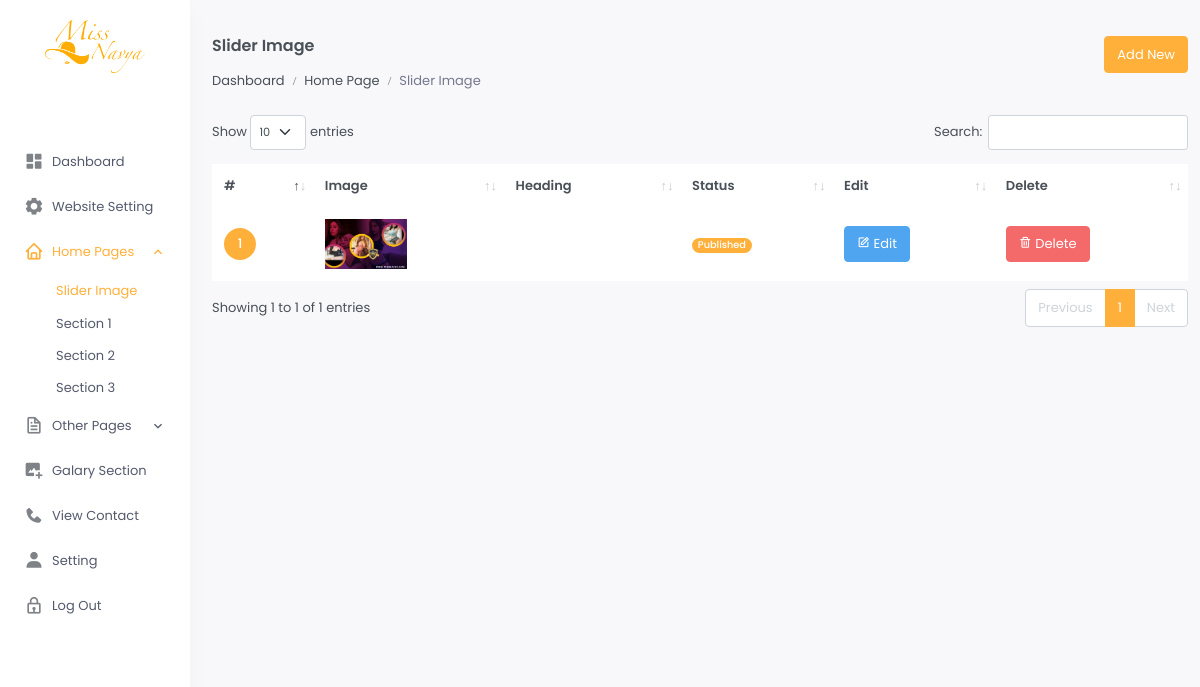
The app's page /admin/slider.php (signed in) with its own data.
### tables this page shows
CREATE TABLE `websiteslider` (
  `id` int(11) NOT NULL,
  `image` text NOT NULL,
  `heading` varchar(250) NOT NULL,
  `content` text NOT NULL,
  `date` varchar(20) NOT NULL,
  `status` enum('0','1') NOT NULL
);

### admin/slider.php (the view, shortened to what this page needs)
<?php
include_once("configuration/functions.php");
?>
<!doctype html>
<html lang="en">
<head>
<?php include 'css.php'; ?>
<link href="assets/libs/datatables.net-bs4/css/dataTables.bootstrap4.min.css" rel="stylesheet" type="text/css" />
<link href="assets/libs/datatables.net-buttons-bs4/css/buttons.bootstrap4.min.css" rel="stylesheet" type="text/css" />
<link href="assets/libs/datatables.net-responsive-bs4/css/responsive.bootstrap4.min.css" rel="stylesheet" type="text/css" />
</head>
<body >
<div id="layout-wrapper">
<?php include 'leftmenu.php'; ?>
<div class="main-content">
<div class="page-content">
<div class="container-fluid mt-3">
<div class="row">
<div class="col-6">
<div class="page-title-box  align-items-center justify-content-between">
<h4 class="mb-3 font-size-18">Slider Image</h4>
                                        <ol class="breadcrumb m-0">
                                            <li class="breadcrumb-item"><a href="dashboard.php">Dashboard</a></li>
  																					<li class="breadcrumb-item ">Home Page</li>
																					  <li class="breadcrumb-item active">Slider Image</li>
                                        </ol>
</div>
</div>
<div class="col-6" style="text-align:right">
    <div class="page-title-right ">
<a href="#add"><button type="button" data-bs-toggle="modal" data-bs-target="#add" class="btn btn-success btn-md waves-effect waves-light">Add New</button></a>
</div>
</div>
</div>
<div class="row">
<div class="col-lg-12">
<div class="">
<div class="table-responsive">
<table id="datatable" class="table project-list-table table-nowrap align-middle table-borderless">
<thead>
<tr>
<th scope="col">#</th>
<th scope="col">Image</th>
<th scope="col">Heading</th>
<th scope="col">Status</th>
<th scope="col">Edit</th>
<th scope="col">Delete</th>
</tr>
</thead>
<tbody>
<?php
$i=0;
$qry=mysqli_query($con,"select * from websiteslider  order by id desc");
$num=mysqli_num_rows($qry);
if($num>0){
while ($product=mysqli_fetch_array($qry)) {
$i++;
?>
<tr>
<td> <div class="avatar-xs">
<span class="avatar-title rounded-circle" >
<?php echo $i; ?>
</span>
</div></td>
<td><img src="../assets/img/slide/<?php echo $product['image'] ?>" alt="" class="avatar-sm" style="max-height: 50px;
    max-width: 100px;
    height: auto;
    width: auto;"></td>
<td><?php echo ($product['heading']) ?></td>
<td><?php echo getStatus($product['status']) ?></td>
<td>
<a href="editslider.php?sid=<?php echo ($product['id']) ?>"  ><button class="btn btn-info btn-md waves-effect waves-light" type="button"><i class="bx bx-edit" ></i> Edit</button></a>
</td>
<td>
<a href="#del" class=delete id="<?php echo ($product['id']) ?>"  ><button data-bs-toggle="modal" data-bs-target="#del" class="btn btn-danger btn-md waves-effect waves-light" type="button"><i class="bx bx-trash" ></i> Delete</button></a>
</td>
</tr>
<?php }}else{?>
<tr><td colspan="4" align="center">--No Record Found--</td></tr>
<?php } ?>
</tbody>
</table>
</div>
</div>
</div>
</div>
</div>
</div>
</div>
</div>
</body>
</html>

### admin/configuration/functions.php (shortened to what this page needs)
<?php
function getStatus($value){
	if($value==1){
		return '<span class="badge rounded-pill bg-success"> Published</span>';
	}
}
?>

### records on screen
websiteslider: image (picture), status "Published"
